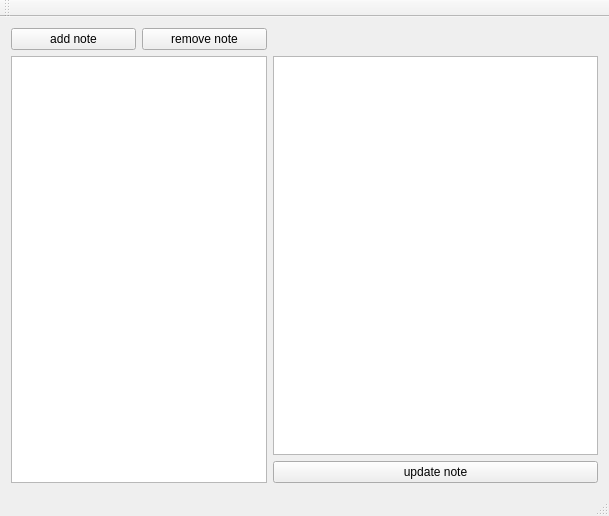
<?xml version="1.0" encoding="UTF-8"?>
<ui version="4.0">
 <class>MainWindow</class>
 <widget class="QMainWindow" name="MainWindow">
  <property name="geometry">
   <rect>
    <x>0</x>
    <y>0</y>
    <width>609</width>
    <height>516</height>
   </rect>
  </property>
  <property name="windowTitle">
   <string>Note creator</string>
  </property>
  <widget class="QWidget" name="fenetrePrincipale">
   <layout class="QGridLayout" name="gridLayout">
    <item row="0" column="0">
     <widget class="QPushButton" name="btn_addnote">
      <property name="text">
       <string>add note</string>
      </property>
     </widget>
    </item>
    <item row="0" column="1">
     <widget class="QPushButton" name="btn_removenote">
      <property name="text">
       <string>remove note</string>
      </property>
     </widget>
    </item>
    <item row="1" column="0" rowspan="2" colspan="2">
     <widget class="QListWidget" name="lw_listeDeNotes"/>
    </item>
    <item row="1" column="2">
     <widget class="QTextEdit" name="te_contenuDeLaNote"/>
    </item>
    <item row="2" column="2">
     <widget class="QPushButton" name="btn_updatenote">
      <property name="text">
       <string>update note</string>
      </property>
     </widget>
    </item>
   </layout>
  </widget>
  <widget class="QMenuBar" name="menuBar">
   <property name="geometry">
    <rect>
     <x>0</x>
     <y>0</y>
     <width>609</width>
     <height>22</height>
    </rect>
   </property>
  </widget>
  <widget class="QToolBar" name="mainToolBar">
   <property name="enabled">
    <bool>false</bool>
   </property>
   <attribute name="toolBarArea">
    <enum>TopToolBarArea</enum>
   </attribute>
   <attribute name="toolBarBreak">
    <bool>false</bool>
   </attribute>
  </widget>
  <widget class="QStatusBar" name="statusBar">
   <property name="enabled">
    <bool>false</bool>
   </property>
  </widget>
 </widget>
 <layoutdefault spacing="6" margin="11"/>
 <resources/>
 <connections/>
</ui>
